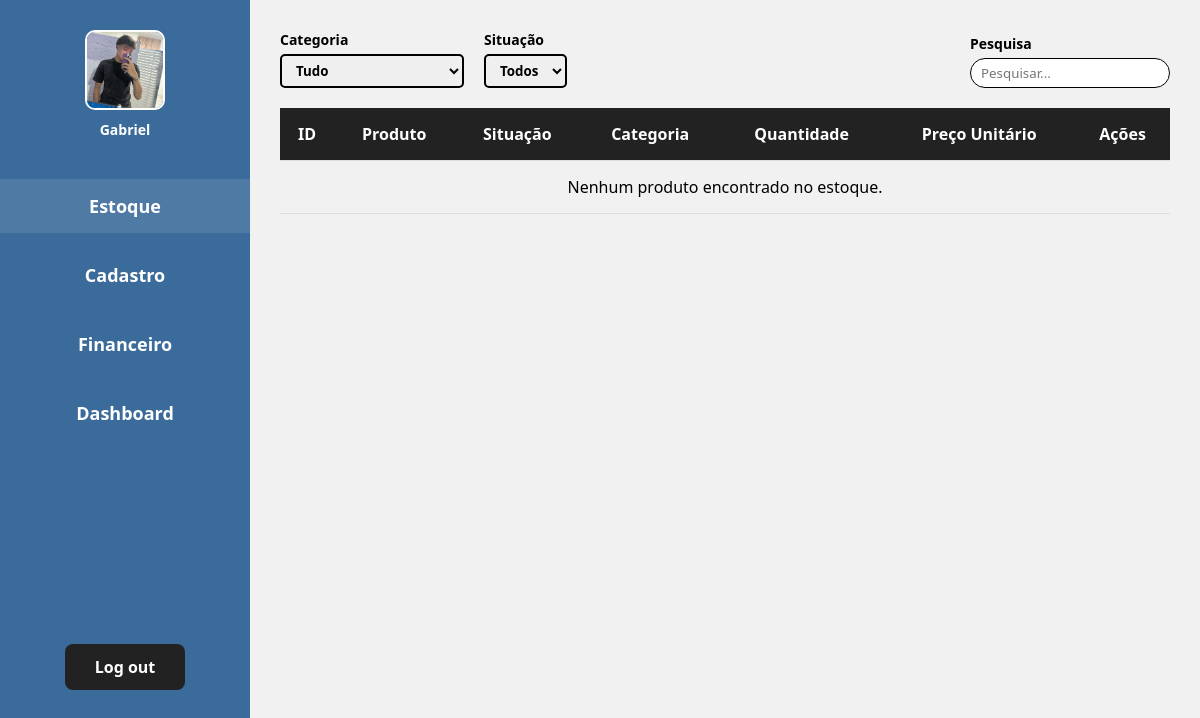
The page /admin/estoque.php?pesquisa=CLP Siemens S7-1200 (signed in) on the database as committed earlier.
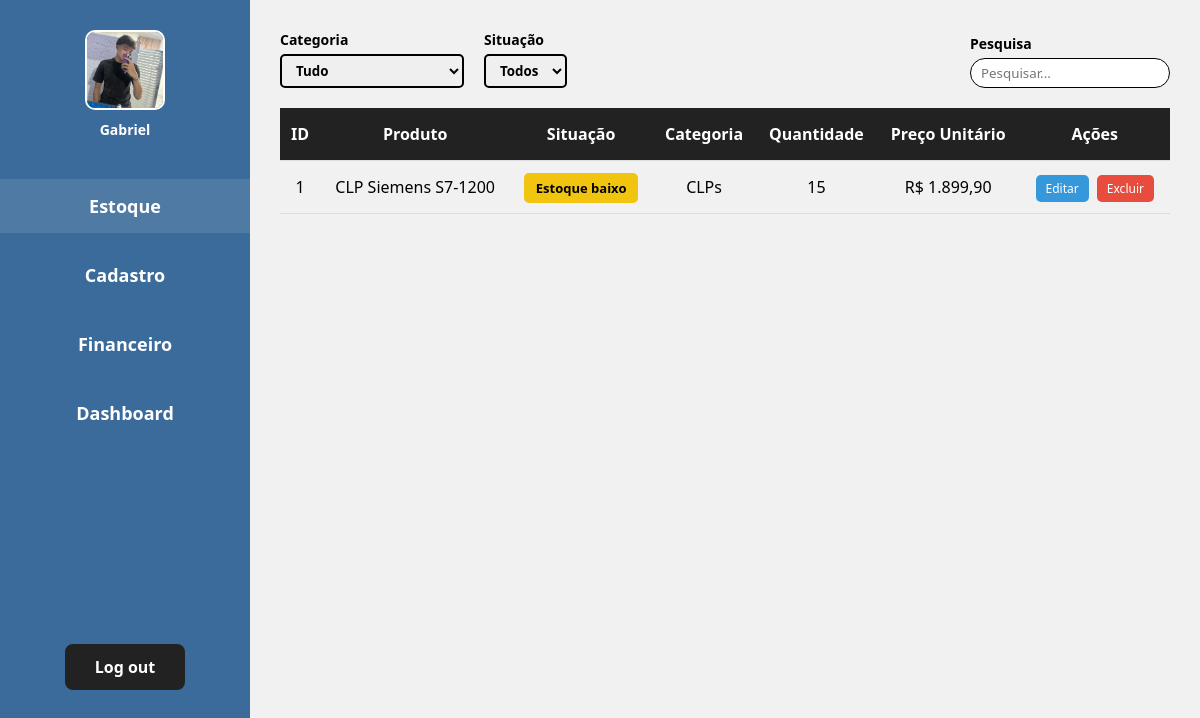
The same page on the database as committed later.
### tables this page shows
CREATE TABLE `produtos` (
  `id_produto` int(11) NOT NULL,
  `nome` varchar(60) NOT NULL,
  `data_cadastro` date NOT NULL DEFAULT curdate(),
  `quantidade_estoque` int(11) NOT NULL,
  `preco_unitario` decimal(10,2) NOT NULL,
  `descricao` varchar(1000) NOT NULL,
  `categoria` varchar(40) NOT NULL,
  `foto` varchar(255) DEFAULT NULL
);

### includes/crud.php (called while the page is built, shortened)
<?php
try {
    function readAll($pdo, $table, $where = null) {
        $sql = "SELECT * FROM $table";
        if ($where) {
            $sql .= " WHERE $where";
        }
        $stmt = $pdo->query($sql);
        return $stmt->fetchAll(PDO::FETCH_ASSOC);
    }
} catch (PDOException $e) {
    die("Erro de conexão: " . $e->getMessage());
}

### admin/estoque.php (the view, shortened to what this page needs)
<?php
require_once "../includes/crud.php";
$produtos = readAll($pdo, 'produtos');
$pesquisa = $_GET["pesquisa"] ?? null;
if($pesquisa != null){
    $produtos = readAll($pdo, "produtos", "nome LIKE '%$pesquisa%'");
} else {
    $produtos = readAll($pdo, 'produtos');
}
if(isset($_GET["categoria"])){
    $CategoriaSelect = !empty($_GET["categoria"]) ? $_GET["categoria"] : null;
} else {
    $CategoriaSelect = null;
}
?>
<!DOCTYPE html>
<html lang="pt-BR">
<head>
    <link rel="stylesheet" href="../assets/estoque.css">
</head>
<body>
    <?php require_once "../includes/sidebar.php"; ?>
    <div class="main-content">
        <div class="top-bar">
            <div class="filters">
                <form class="filter-group" method="GET">
                    <label>Categoria</label>
                    <select name="categoria" id="categoria" onchange="this.form.submit()">
                        <option value="">Tudo</option>
                    </select>
                </form>
                <div class="filter-group">
                    <label>Situação</label>
                    <select><option>Todos</option></select>
                </div>
            </div>
            <div class="search-bar">
                <label>Pesquisa</label>
                <form class="search-bar" action="estoque.php" method="GET">
                    <input type="text" name="pesquisa" placeholder="Pesquisar...">
                </form>
            </div>
        </div>
        <table>
            <thead>
                <tr>
                    <th>ID</th>
                    <th>Produto</th>
                    <th>Situação</th>
                    <th>Categoria</th>
                    <th>Quantidade</th>
                    <th>Preço Unitário</th>
                    <th>Ações</th>
                </tr>
            </thead>
            <tbody>
                <?php
                if($produtos) {
                    foreach($produtos as $produto) {
                        $qtd = $produto['quantidade_estoque'];
                        if ($qtd >= 50) {
                            $classe_badge = "badge-verde";
                            $texto_badge = "Disponível";
                        } else if ($qtd > 0 && $qtd < 50) {
                            $classe_badge = "badge-amarelo";
                            $texto_badge = "Estoque baixo";
                        } else {
                            $classe_badge = "badge-vermelho";
                            $texto_badge = "Sem estoque";
                        }
                        if ($CategoriaSelect == $produto['categoria'] || $CategoriaSelect == null) {
                ?>
                <tr>
                    <td><?php echo $produto['id_produto']; ?></td>
                    <td><?php echo htmlspecialchars($produto['nome']); ?></td>
                    <td><span class="badge <?php echo $classe_badge; ?>"><?php echo $texto_badge; ?></span></td>
                    <td><?php echo htmlspecialchars($produto['categoria']); ?></td>
                    <td><?php echo $produto['quantidade_estoque']; ?></td>
                    <td>R$ <?php echo number_format($produto['preco_unitario'], 2, ',', '.'); ?></td>
                    <td class="acoes">
                        <a href="atualizar-produto.php?id=<?php echo $produto['id_produto']; ?>" class="btn-editar">Editar</a>
                        <a href="excluir-produto.php?id=<?php echo $produto['id_produto']; ?>" class="btn-excluir" onclick="return confirm('Tem certeza que deseja excluir?');">Excluir</a>
                    </td>
                </tr>
                <?php
                        }
                    }
                } else {
                    echo "<tr><td colspan='7'>Nenhum produto encontrado no estoque.</td></tr>";
                }
                ?>
            </tbody>
        </table>
    </div>
</body>
</html>

Rows that differ between the two databases and show on the page:
now on this page (row edited): produtos: id_produto "1", nome "CLP Siemens S7-1200", quantidade_estoque "Estoque baixo", categoria "CLPs", quantidade_estoque "15", preco_unitario "1.899,90"
Other text that changed with them:
text no longer shown: "Nenhum produto encontrado no estoque."
